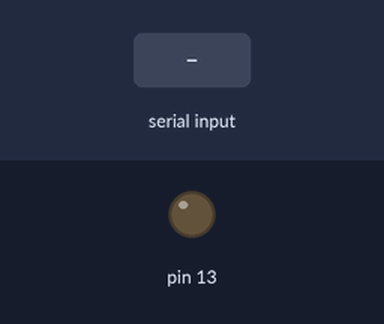
A sketch run on a simulated Arduino Uno, built with avr-gcc and run on an emulated ATmega328P. Parts: output pins drawn as LEDs (lit = HIGH). The inputs (shaded band) are chosen by the test bench.

Above: at 1.2 s.
1.3 s: "w" received over Serial
At 2.0 s:
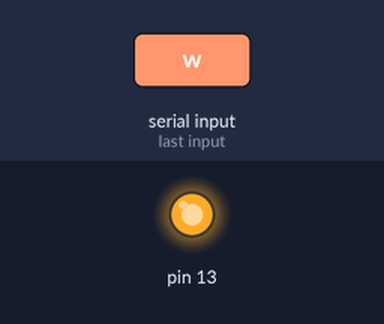
Timing chart, 0 to 4.8 s (numbered marks = the images above; inputs shaded):
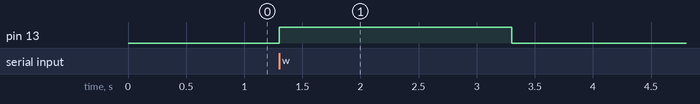

Measured:
- after the input at 1.3 s, pin 13: LOW → HIGH at once, → LOW 2.0 s later

The sketch:

Teste_Serial.ino
```cpp
void setup() {
  // put your setup code here, to run once:
  Serial.begin(9600);
  pinMode(13, OUTPUT);
}
char x;
void loop() {
  // put your main code here, to run repeatedly:

  if (Serial.available() > 0) {
    x = Serial.read();
    if (x == 'w'){
      digitalWrite(13, HIGH);
      delay(2000);
      digitalWrite(13, LOW);
      delay(2000);
    }
  }
}
```
